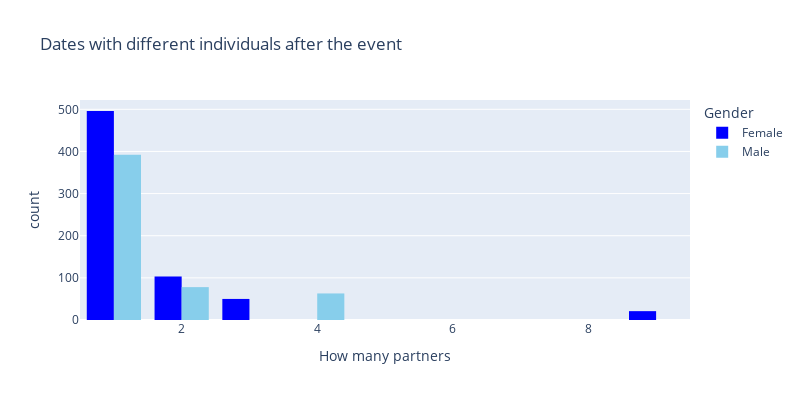

Notebook source saved alongside this figure:
### Markdown cell above
In these visualizations, we aim to scrutinize the influence of race on forming a match and its alignment with participants' perceived importance of racial compatibility.

- Graph 1: Gender-wise distribution of matches.
- Graph 2: Matches marked as 'Yes' where participants share the same race.
- Graph 3: Importance of race.
It is noticeable that the majority of matches do not involve individuals of the same race, although a significant proportion does. It can be inferred that the results depicted in Graph 2 are well-reflected by participants' reported emphasis on race, where the majority do not assign significant importance to racial compatibility, but a notable minority do. This suggests a varied spectrum in participants' attitudes towards the importance of race.

### Code cell
df_numdat_3 = df[df['numdat_3'] > 0]


# Graph
fig = px.histogram(df_numdat_3, x='numdat_3', color='gender',color_discrete_sequence=['blue', 'skyblue'], barmode='group',
                   title='Dates with different individuals after the event',
                   labels={'numdat_3': 'How many partners', 'gender': 'Gender', 'count': 'Frequency'})

fig.update_layout(width=800, height=400, showlegend=True)
fig.show()

### Figure 1 — Plotly figure (JSON) as saved in the notebook; plotly's stock layout.template omitted (floating-point values rounded to 4 significant figures; data arrays with more than 128 entries replaced by an {"elided": "..."} marker saying what was removed)
{"data": [{"alignmentgroup": "True", "bingroup": "x", "hovertemplate": "Gender=Female<br>How many partners=%{x}<br>count=%{y}<extra></extra>", "legendgroup": "Female", "marker": {"color": "blue", "pattern": {"shape": ""}}, "name": "Female", "offsetgroup": "Female", "orientation": "v", "showlegend": true, "type": "histogram", "x": {"elided": "670 int values"}, "xaxis": "x", "yaxis": "y"}, {"alignmentgroup": "True", "bingroup": "x", "hovertemplate": "Gender=Male<br>How many partners=%{x}<br>count=%{y}<extra></extra>", "legendgroup": "Male", "marker": {"color": "skyblue", "pattern": {"shape": ""}}, "name": "Male", "offsetgroup": "Male", "orientation": "v", "showlegend": true, "type": "histogram", "x": {"elided": "533 int values"}, "xaxis": "x", "yaxis": "y"}], "layout": {"barmode": "group", "height": 400, "legend": {"title": {"text": "Gender"}, "tracegroupgap": 0}, "showlegend": true, "title": {"text": "Dates with different individuals after the event"}, "width": 800, "xaxis": {"anchor": "y", "domain": [0, 1], "title": {"text": "How many partners"}}, "yaxis": {"anchor": "x", "domain": [0, 1], "title": {"text": "count"}}}}
